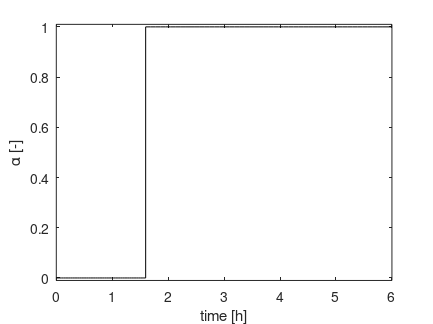
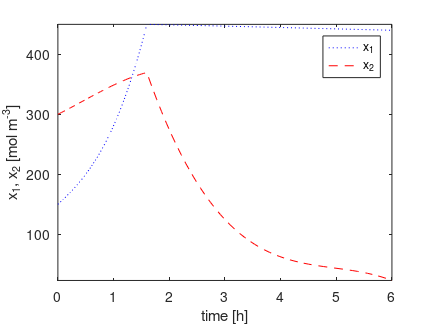
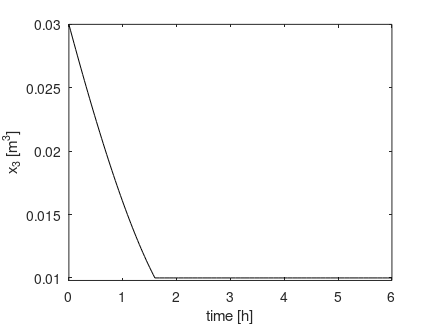

These charts were generated, in order, by the following MATLAB code:
load optimprofiles tplot uplot xplot

% ploting
%..........................................................................
plot(tplot,uplot,'k')
v=axis;
axis([v(1) v(2) -0.01 1.01])
title('')
xlabel('time [h]')
ylabel('\alpha [-]')
set(gcf,'PaperUnits','centimeters')
set(gcf,'PaperPosition',[0 0 11 8.25])
print -depsc2 a-alpha.eps
figure

plot(tplot,xplot(:,1),'b:',tplot,xplot(:,2),'r--')
title('')
xlabel('time [h]')
ylabel('x_1, x_2 [mol m^{-3}]')
legend('x_1','x_2', 'Location','Best')
axis tight 
set(gcf,'PaperUnits','centimeters')
set(gcf,'PaperPosition',[0 0 11 8.25])
print -depsc2 a-x12.eps
figure

plot(tplot,xplot(:,3),'k-')
title('')
xlabel('time [h]')
ylabel('x_3 [m^3]')
v=axis;
axis([v(1) v(2) 0.0098 v(4)])
set(gcf,'PaperUnits','centimeters')
set(gcf,'PaperPosition',[0 0 11 8.25])
print -depsc2 a-x3.eps


%..........................................................................